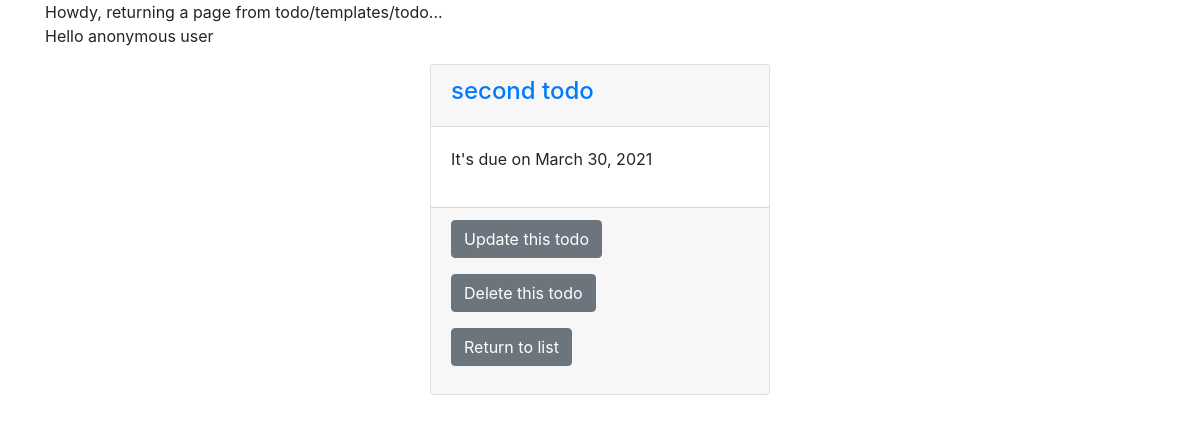
The page /2/ on the database as committed earlier.
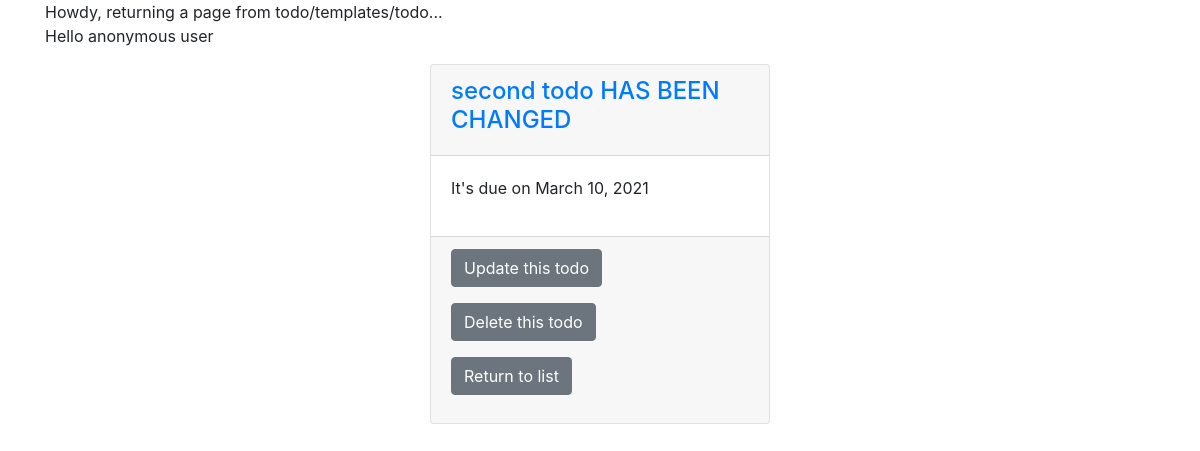
The same page on the database as committed later.
### todo/models.py (models this page shows, shortened)
class Todo(models.Model):
    name = models.CharField(max_length=100)
    due_date = models.DateField()

### todo/views.py (the view)
# urls.py: path('<id>/', todo_detail),
def todo_detail(request, id):
    todo = Todo.objects.get(id=id)
    context = {
        "todo": todo
    }
    return render(request, "todo/todo_detail.html", context)

### todo/templates/todo/todo_detail.html
{% extends "base.html" %}
{% block content %}
    Howdy, returning a page from todo/templates/todo...
    <p>
        {% if request.user.is_authenticated %}
            Hello known user
        {% else %}
            Hello anonymous user
        {% endif %}
    </p>
    <div class="col-4 offset-4">
        <div class="card mt-3">
            <div class="card-header">
                <a href="/{{ todo.id }}"><h4>{{ todo.name }}</h4></a>
            </div>
            <div class="card-body">
                <p>It's due on {{ todo.due_date }}</p>
            </div>
            <div class="card-footer">
                <p><a href="/{{ todo.id }}/update/" class="btn btn-secondary">Update this todo</a></p>
                <p><a href="/{{ todo.id }}/delete/" class="btn btn-secondary">Delete this todo</a></p>
                <p><a href="/" class="btn btn-secondary">Return to list</a></p>
            </div>
        </div>
    </div>
{% endblock %}}

Rows that differ between the two databases and show on the page:
changed Todo: name "second todo" → "second todo HAS BEEN CHANGED"; due_date "March 30, 2021" → "March 10, 2021"
